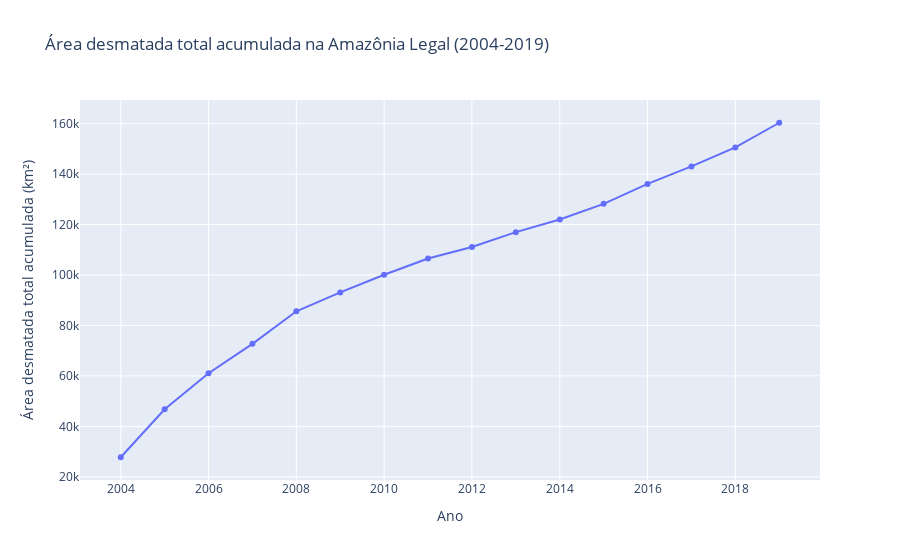

Source (notebook cell):
### Code cell
#Grafico com o desmatamento total da amazonia
fig = go.Figure()
fig.add_trace(go.Scatter(x=df['Ano/Estados'], y=df['AREA DESM_TOTAL'], name='Área desmatada total acumulada'))
fig.update_layout(title='Área desmatada total acumulada na Amazônia Legal (2004-2019)',xaxis_title='Ano', yaxis_title='Área desmatada total acumulada (km²)')
fig.show()

### Figure 1 — Plotly figure (JSON) as saved in the notebook; plotly's stock layout.template omitted (floating-point values rounded to 4 significant figures)
{"data": [{"name": "Área desmatada total acumulada", "type": "scatter", "x": [2004, 2005, 2006, 2007, 2008, 2009, 2010, 2011, 2012, 2013, 2014, 2015, 2016, 2017, 2018, 2019], "y": [27772, 46786, 61072, 72723, 85634, 93098, 100098, 106516, 111087, 116978, 121990, 128197, 136090, 143037, 150573, 160335]}], "layout": {"title": {"text": "Área desmatada total acumulada na Amazônia Legal (2004-2019)"}, "xaxis": {"title": {"text": "Ano"}}, "yaxis": {"title": {"text": "Área desmatada total acumulada (km²)"}}}}
